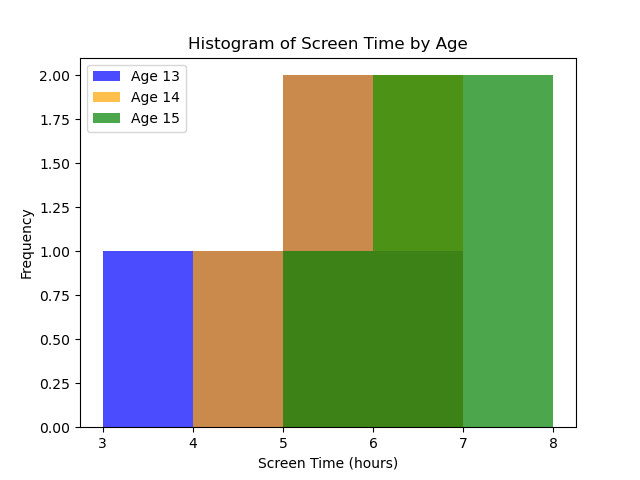

Recreate this plot in Python.

import matplotlib.pyplot as plt

# Data given
data = [
    {'Age': 13, ' Screen Time (hours)': 4.5},
    {'Age': 13, ' Screen Time (hours)': 5.2},
    {'Age': 13, ' Screen Time (hours)': 3.8},
    {'Age': 13, ' Screen Time (hours)': 5.0},
    {'Age': 13, ' Screen Time (hours)': 6.1},
    {'Age': 14, ' Screen Time (hours)': 5.5},
    {'Age': 14, ' Screen Time (hours)': 6.0},
    {'Age': 14, ' Screen Time (hours)': 4.3},
    {'Age': 14, ' Screen Time (hours)': 5.2},
    {'Age': 14, ' Screen Time (hours)': 6.6},
    {'Age': 15, ' Screen Time (hours)': 7.0},
    {'Age': 15, ' Screen Time (hours)': 6.5},
    {'Age': 15, ' Screen Time (hours)': 5.5},
    {'Age': 15, ' Screen Time (hours)': 7.2},
    {'Age': 15, ' Screen Time (hours)': 6.8}
]

# Organizing the data
screen_times = {13: [], 14: [], 15: []}
for entry in data:
    age = entry['Age']
    screen_time = entry[' Screen Time (hours)']
    screen_times[age].append(screen_time)

# Colors (could use any colormap or specific colors you want)
colors = ['blue', 'orange', 'green']
labels = ['Age 13', 'Age 14', 'Age 15']
bins = [3, 4, 5, 6, 7, 8]  # Define bins for histogram

# Create the histogram
fig, ax = plt.subplots()

for i, (age, times) in enumerate(screen_times.items()):
    ax.hist(times, bins=bins, color=colors[i], label=labels[i], alpha=0.7)

# Add labels and title
ax.set_xlabel('Screen Time (hours)')
ax.set_ylabel('Frequency')
ax.set_title('Histogram of Screen Time by Age')

# Add legend to distinguish age groups
ax.legend()

# Show the plot
plt.show()
